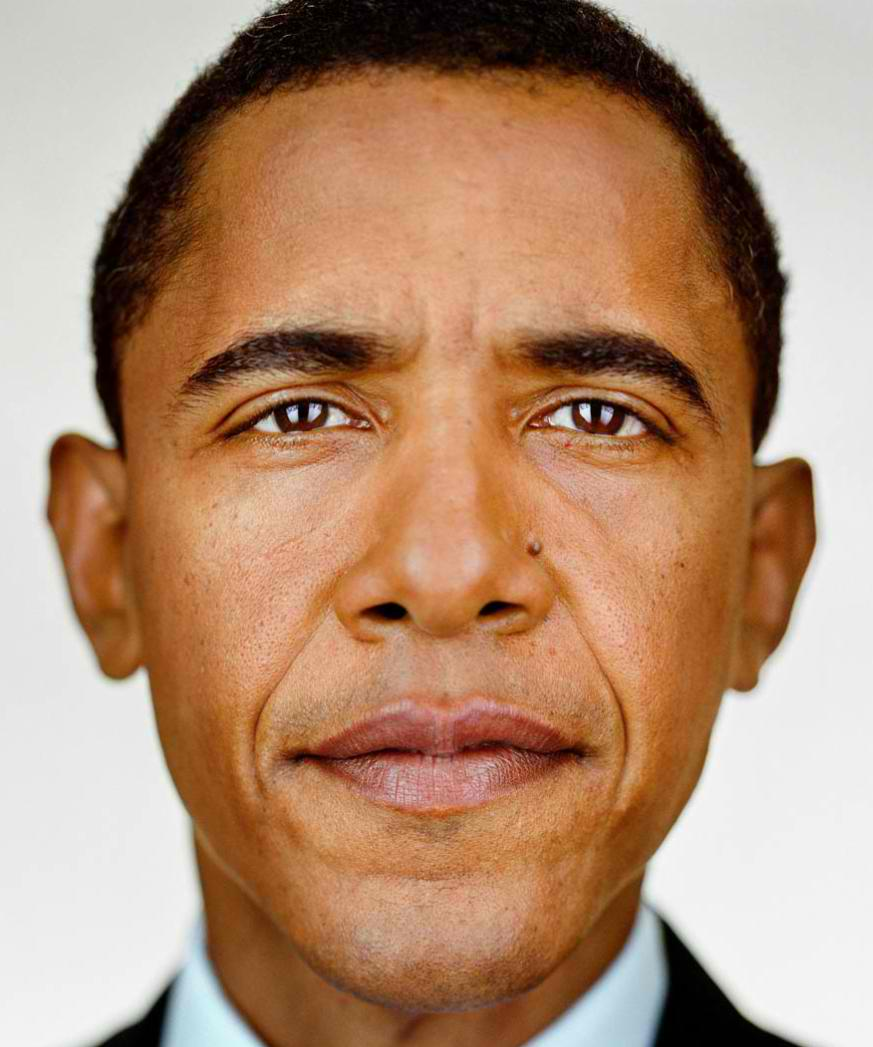
#> input picture Lab 3/Lab3.1/01.jpg, 873 x 1047 px; its folder holds only this picture in this run
$ jupyter execute --allow-errors tnm098-lab3.1.ipynb
#> lines starting #> are read from the running program, lines starting #| are printed output that depends on the picture
[cell 1]
# Load images and choose the image to compare the others with
import skimage as ski
from skimage import io
from skimage import feature
import numpy as np
import matplotlib.pyplot as plt

images = ski.io.imread_collection('Lab3.1/*.jpg')
#> images = 1 item

# Choose your image
img_ind = 0

ski.io.imshow(images[img_ind])

# Feature vectors
color_vec = [[] for i in range(12)]
lum_vec = [[] for i in range(12)]
sub_color_vec = [[] for i in range(12)]
sub_lum_vec = [[] for i in range(12)]
sub_edge_vec = [[] for i in range(12)]

[cell 2]
# Image feature extraction
for i in range(len(images)):
    img = images[i]

    img_all_r = img[:,:,0]
    img_all_g = img[:,:,1]
    img_all_b = img[:,:,2]
    img_all_lum = ski.color.rgb2gray(img)

    count_all_r, _ = ski.exposure.histogram(img_all_r, nbins=16, source_range='dtype')
    count_all_g, _ = ski.exposure.histogram(img_all_g, nbins=16, source_range='dtype')
    count_all_b, _ = ski.exposure.histogram(img_all_b, nbins=16, source_range='dtype')
    count_all_lum, _ = ski.exposure.histogram(img_all_lum, nbins=16, source_range='dtype')

    count_all_r = count_all_r / np.linalg.norm(count_all_r)
    count_all_g = count_all_g / np.linalg.norm(count_all_g)
    count_all_b = count_all_b / np.linalg.norm(count_all_b)
    count_all_lum = count_all_lum / np.linalg.norm(count_all_lum)

    color_vec[i].append(count_all_r)
    color_vec[i].append(count_all_g)
    color_vec[i].append(count_all_b)
    lum_vec[i].append(count_all_lum)

    x, y, _ = img.shape
    n = 5
    for j in range(n):
        for k in range(n):

            # Color features
            img_r = img[round(j*x/n):round((j+1)*x/n), round(k*y/n):round((k+1)*y/n), 0]
            img_g = img[round(j*x/n):round((j+1)*x/n), round(k*y/n):round((k+1)*y/n), 1]
            img_b = img[round(j*x/n):round((j+1)*x/n), round(k*y/n):round((k+1)*y/n), 2]
            img_lum = ski.color.rgb2gray(img[round(j*x/n):round((j+1)*x/n), round(k*y/n):round((k+1)*y/n)])

            count_r, _ = ski.exposure.histogram(img_r, nbins=8, source_range='dtype')
            count_g, _ = ski.exposure.histogram(img_g, nbins=8, source_range='dtype')
            count_b, _ = ski.exposure.histogram(img_b, nbins=8, source_range='dtype')
            count_lum, _ = ski.exposure.histogram(img_lum, nbins=8, source_range='dtype')

            # Edge detection
            img_edge = ski.filters.prewitt(img_lum)
            if np.sum(img_edge > 0.1):
                img_edge = (img_edge - np.min(img_edge)) / (np.max(img_edge) - np.min(img_edge))
#             img_edge = img_edge > 0.5
            img_edge_mean = np.mean(img_edge)

            # Normalize arrays
            count_r = count_r / np.linalg.norm(count_r)
            count_g = count_g / np.linalg.norm(count_g)
            count_b = count_b / np.linalg.norm(count_b)
            count_lum = count_lum / np.linalg.norm(count_lum)

            # Append to feature vectors
            sub_color_vec[i].append(count_r)
            sub_color_vec[i].append(count_g)
            sub_color_vec[i].append(count_b)
            sub_lum_vec[i].append(count_lum)
            sub_edge_vec[i].append(img_edge_mean)
#> this loop made 1 pass
#> (x, y, n) on pass 1: (1047, 873, 5)
#> pass 1, `img_all_r = img[:,:,0]`:
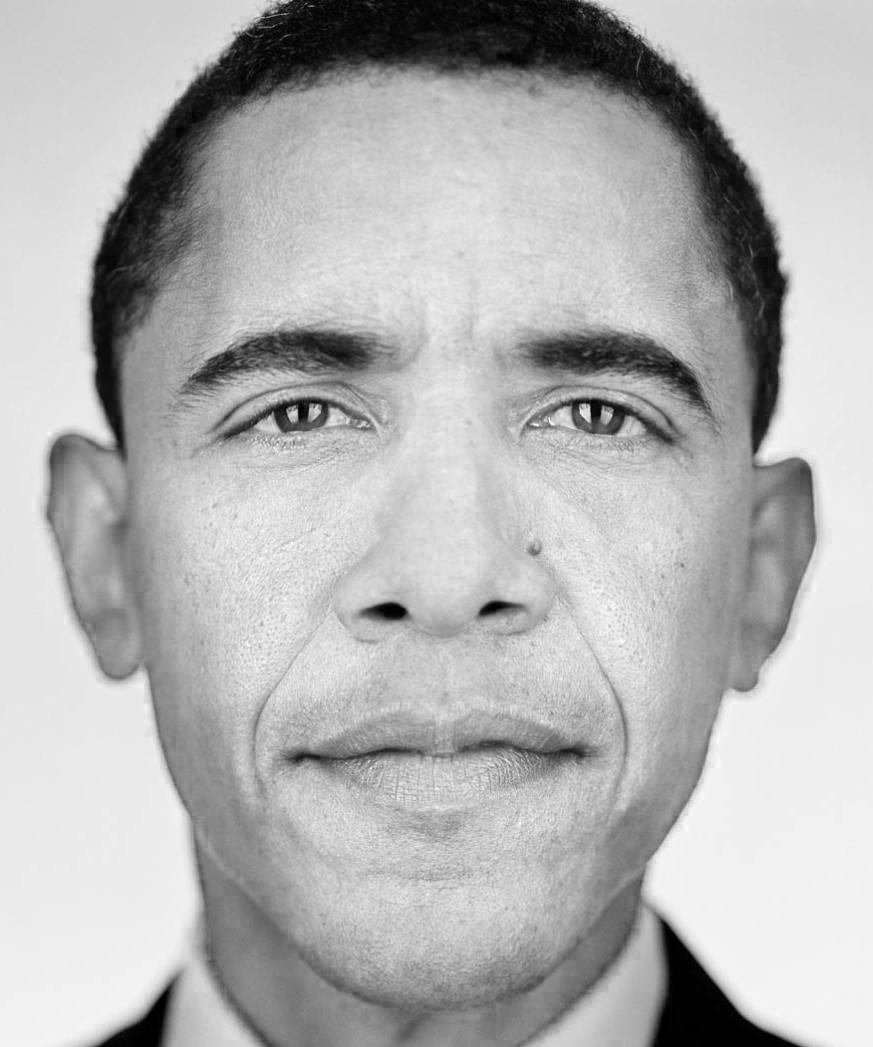
#> img_all_r: shape (1047, 873); min 0, max 255, mean 179.4
#> pass 1, `img_all_g = img[:,:,1]`:
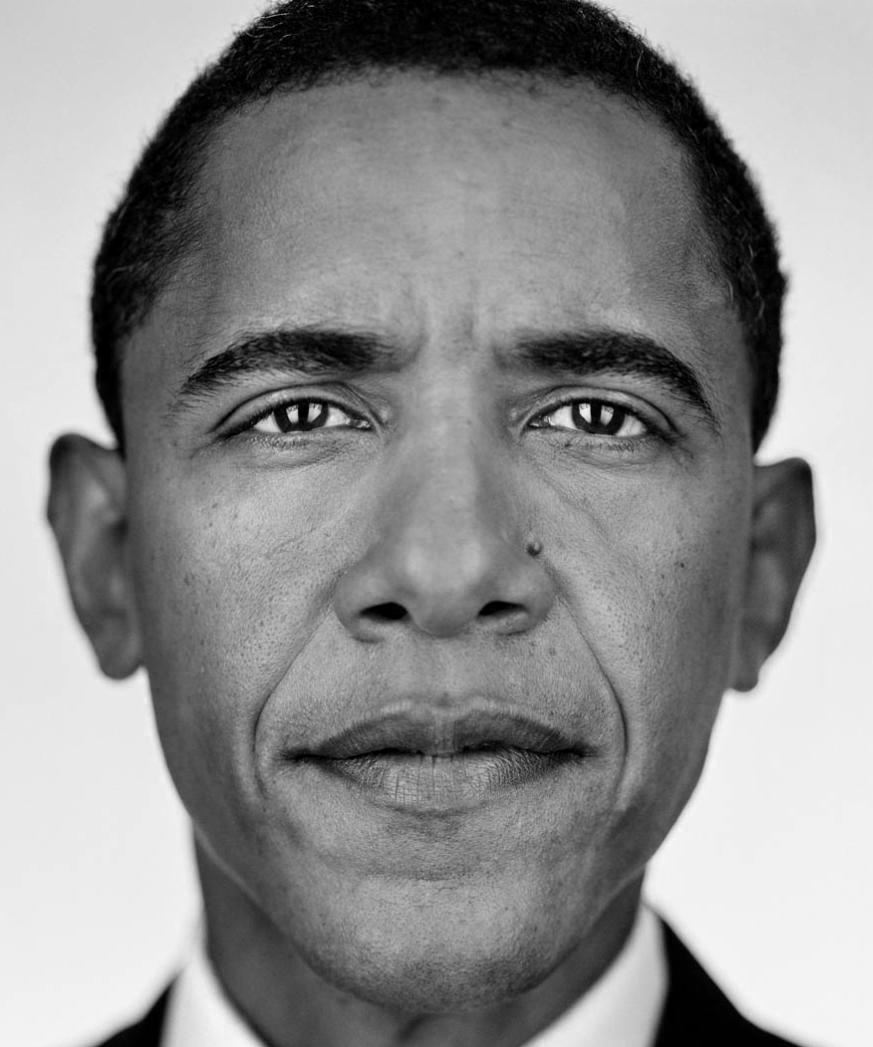
#> img_all_g: shape (1047, 873); min 0, max 250, mean 142.9
#> pass 1, `img_all_b = img[:,:,2]`:
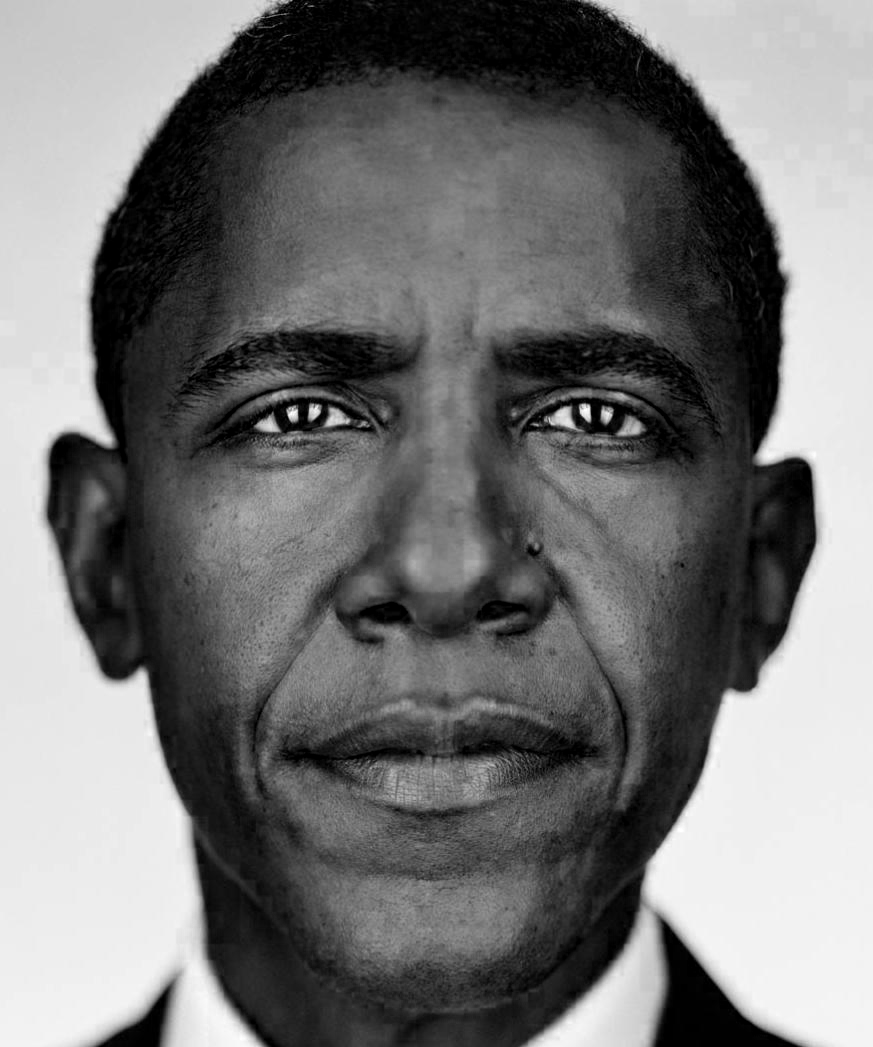
#> img_all_b: shape (1047, 873); min 0, max 255, mean 116.5
#> img is the input picture: shape (1047, 873, 3); mean R, G, B 179.4, 142.9, 116.5
#> after the loop:
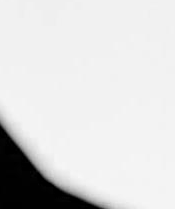
#> img_b: shape (209, 175); min 0, max 248, mean 217
#> after the loop:
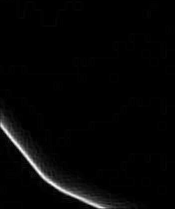
#> img_edge: shape (209, 175) float64; min 0, max 1, mean 0.0218

[cell 3]
color_dist = []
lum_dist = []
sub_color_dist = []
sub_lum_dist = []
sub_edge_dist = []

for i in range(12):

    d1 = d2 = d3 = d4 = d5 = 0

    for j in range(len(color_vec[i])):
        d1 += np.linalg.norm(color_vec[img_ind][j]-color_vec[i][j])

    for j in range(len(lum_vec[i])):
        d2 += np.linalg.norm(lum_vec[img_ind][j]-lum_vec[i][j])

    for j in range(len(sub_color_vec[i])):
        d3 += np.linalg.norm(sub_color_vec[img_ind][j]-sub_color_vec[i][j])

    for j in range(len(sub_lum_vec[i])):
        d4 += np.linalg.norm(sub_lum_vec[img_ind][j]-sub_lum_vec[i][j])

    for j in range(len(sub_edge_vec[i])):
        d5 += np.linalg.norm(sub_edge_vec[img_ind][j]-sub_edge_vec[i][j])

    color_dist.append(d1)
    lum_dist.append(d2)
    sub_color_dist.append(d3)
    sub_lum_dist.append(d4)
    sub_edge_dist.append(d5)

color_ind = sorted(range(len(color_dist)), key=lambda k: color_dist[k])
lum_ind = sorted(range(len(lum_dist)), key=lambda k: lum_dist[k])
sub_color_ind = sorted(range(len(sub_color_dist)), key=lambda k: sub_color_dist[k])
sub_lum_ind = sorted(range(len(sub_lum_dist)), key=lambda k: sub_lum_dist[k])
sub_edge_ind = sorted(range(len(sub_edge_dist)), key=lambda k: sub_edge_dist[k])

[cell 4]
rank = np.zeros(12)
for i in range(12):
    rank[color_ind[i]] += i*0.1
    rank[lum_ind[i]] += i*0.1
    rank[sub_color_ind[i]] += i*0.1
    rank[sub_lum_ind[i]] += i*0.1
    rank[sub_edge_ind[i]] += i*0.4

rank_ind = sorted(range(len(rank)), key=lambda k: rank[k])

$ run again, on Lab 3/Lab3.1/08.jpg
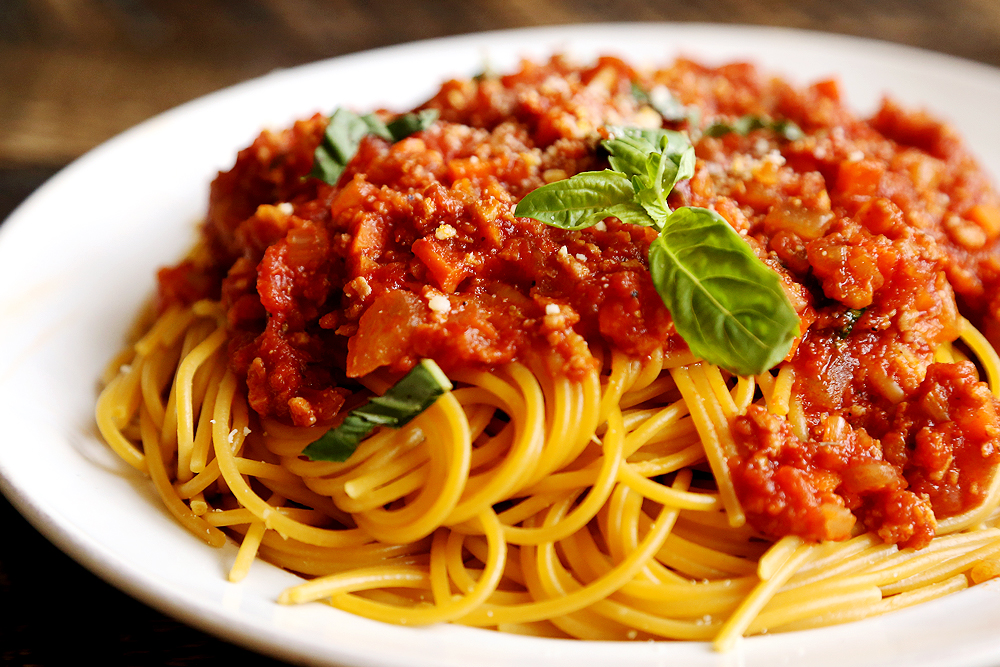
#> input picture Lab 3/Lab3.1/08.jpg, 1000 x 667 px
#> images = 1 item
#> the loop `for i in range(len(images)):` made 1 pass
#> (x, y, n) on pass 1: (667, 1000, 5)
#> pass 1, `img_all_lum = ski.color.rgb2gray(img)`:
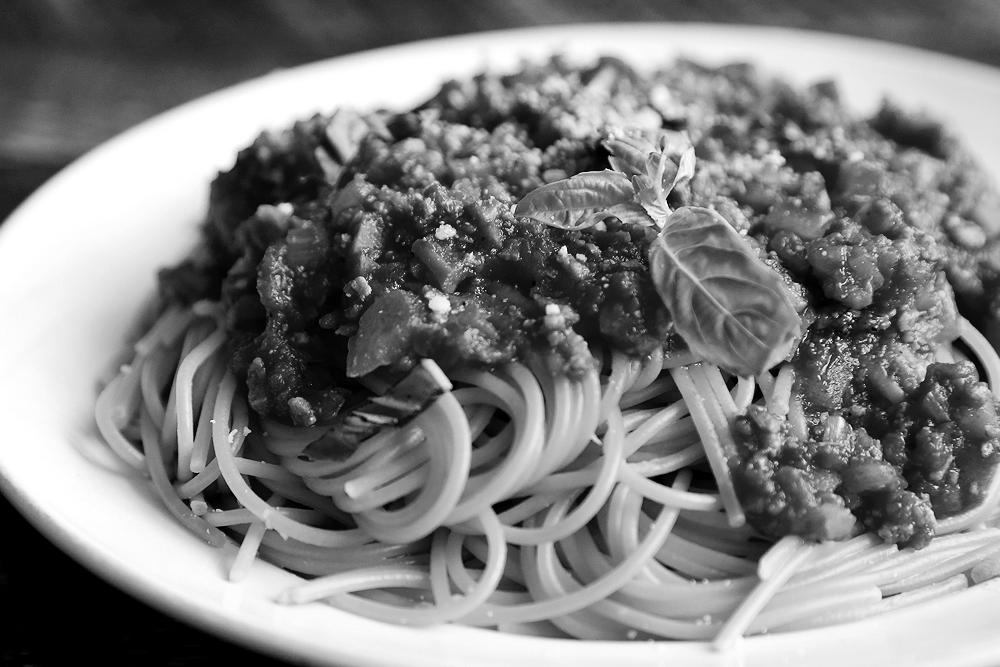
#> img_all_lum: shape (667, 1000) float64; min 0, max 1, mean 0.512
#> img is the input picture: shape (667, 1000, 3); mean R, G, B 181.3, 121.4, 73.2
#> after the loop `for i in range(len(images)):`:
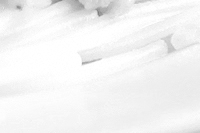
#> img_r: shape (133, 200); min 125, max 255, mean 243.4
